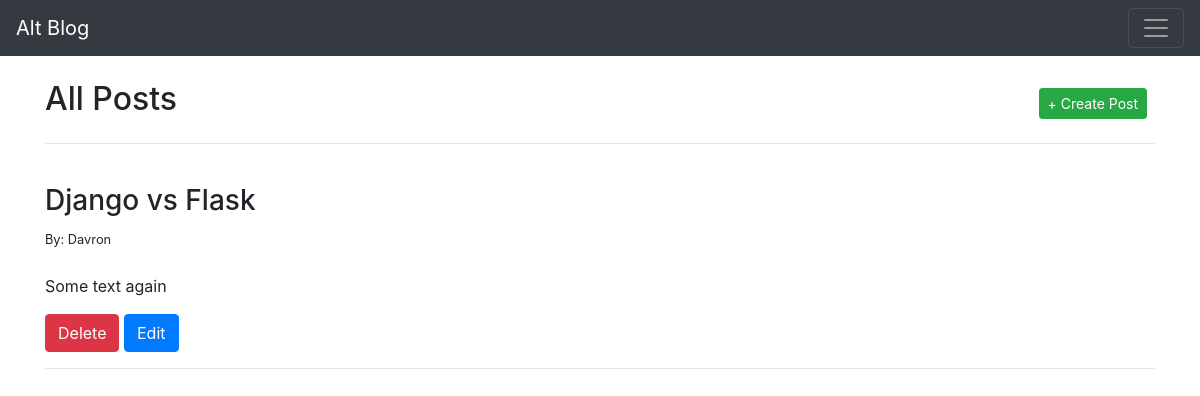
Page /posts on the earlier database version.
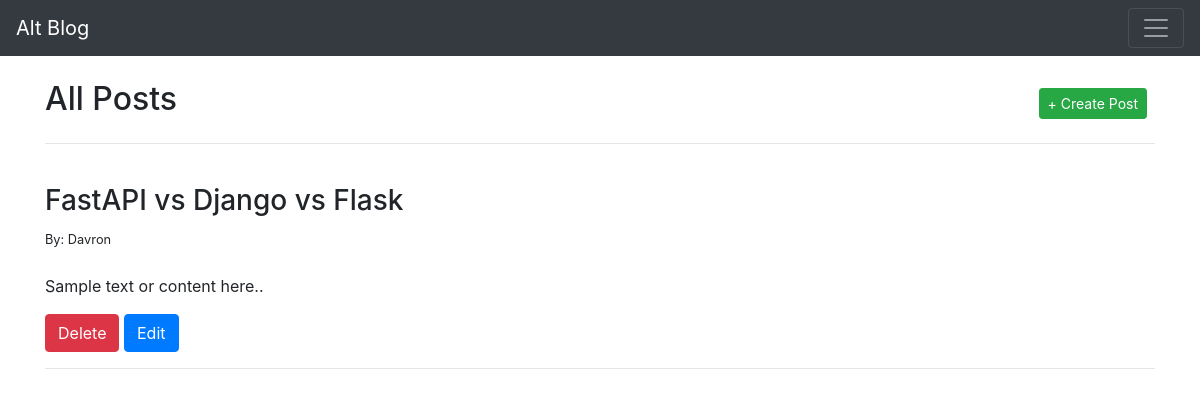
Same page on the later database version.
### altblog/models.py (models this page shows, shortened)
class BlogPost(db.Model):
    id = db.Column(db.Integer, primary_key=True)
    title = db.Column(db.String(100), nullable=False)
    content = db.Column(db.Text, nullable=False)
    author = db.Column(db.String(20), nullable=False, default='N/A')
    date_posted = db.Column(db.DateTime, nullable=False,
                            default=datetime.utcnow)

### altblog/main/routes.py (the view)
@main.route('/posts', methods=['GET', 'POST'])
def get_posts():
    posts = BlogPost.query.order_by(BlogPost.date_posted).all()
    return render_template('posts.html', title='All Posts', posts=posts)

### altblog/templates/posts.html
{% extends 'base.html' %} {% block body %}
<br />
<div class="d-flex">
  <h2>All Posts</h2>
  <div class="ml-auto p-2">
    <a class="btn btn-success btn-sm" href="/posts/new_post">+ Create Post</a>
  </div>
</div>
<hr />
<br />
{% for post in posts %}
<h3>{{ post.title }}</h3>
{% if post.author %}
<small>By: {{ post.author}}</small>
{% else %}
<small>By: Anonymous</small>
{% endif %}
<br />
<br />
<p>{{ post.content }}</p>
<a href="/posts/delete/{{ post.id }}"
  ><button class="btn btn-danger">Delete</button></a
>
<a href="/posts/edit/{{ post.id }}"
  ><button class="btn btn-primary">Edit</button></a
>
<hr />
{% endfor %} {% endblock %}

### altblog/templates/base.html (shortened to what this page needs)
<!DOCTYPE html>
<html lang="en">
<head>
    <link rel="stylesheet" href="https://stackpath.bootstrapcdn.com/bootstrap/4.3.1/css/bootstrap.min.css"
>
</head>
<body>
    <nav class="navbar navbar-dark bg-dark">
        <a class="navbar-brand" href="/">Alt Blog</a>
        <button class="navbar-toggler collapsed" type="button" data-toggle="collapse" data-target="#navbarsExample01"
            aria-controls="navbarsExample01" aria-expanded="false" aria-label="Toggle navigation">
            <span class="navbar-toggler-icon"></span>
        </button>
    </nav>
    <div class="container">
        {% block body %} {% endblock %}
    </div>
</body>
</html>

Differences in the rows shown:
changed BlogPost "Davron": title "Django vs Flask" → "FastAPI vs Django vs Flask"; content "Some text again" → "Sample text or content here.."
